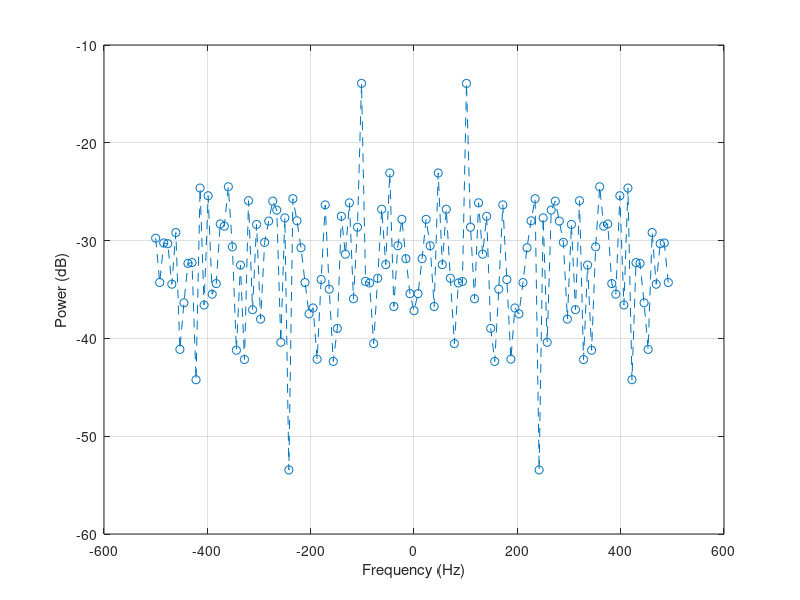
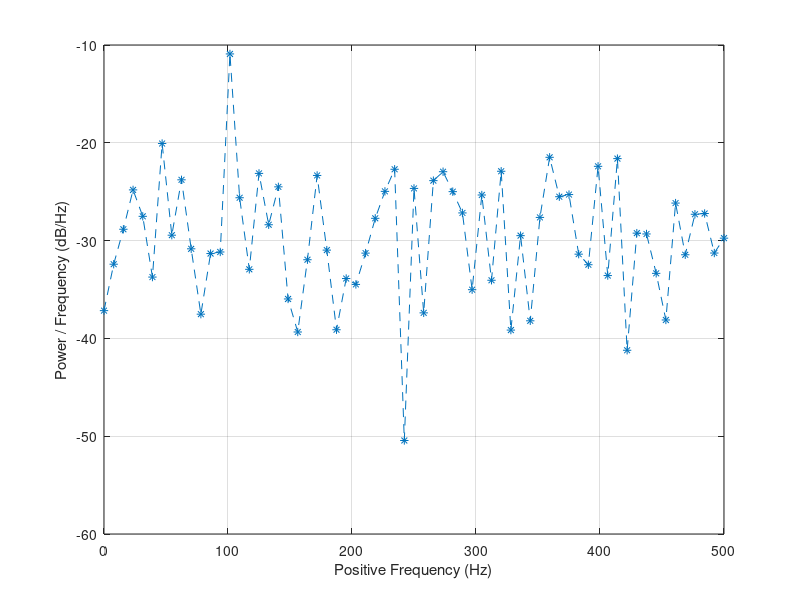

The MATLAB script that drew these images, in order:
%% In this toy example, let us look at a method of estimating PSD
% Power Spectral Density = PSD

clear all; clc;
%% Time-discrete signal
f = 100;
fs = 10*f; % sampling freq.
t = 0:1/fs:1;
x = cos(2*pi*f*t) + randn(size(t));

%% Perform the DFT through the FFT algo.
N = 2^7; % consider N-point DFT
delta = fs/N;
freqs = (-N/2:N/2-1) * delta;
X = fft(x, N); % N-point DFT

%% PSD Estimate with double-sided FFT
X_swapped = fftshift(X);
PSD = (1/(fs*N)) * abs(X_swapped).^2; % we rely on the double-sided FFT

figure()
plot(freqs, 10*log10(PSD), '--o')
xlabel('Frequency (Hz)')
ylabel('Power (dB)')
hold on
grid on 

%% Take the first (N/2 + 1) points (corres. to 0 Hz + positive freqs) 
X_FirstHalf = X(1:N/2+1); % the first (N/2 + 1) points
freqs_positive = (0:N/2) * delta; % 0 Hz + positive frequencies

%% PSD Estimate with one-sided FFT
PSD_FirstHalf = (1/(fs*N)) * abs(X_FirstHalf).^2;
PSD_FirstHalf(2:N/2) = 2 * PSD_FirstHalf(2:N/2); % 2 times of Part A

figure()
plot(freqs_positive, 10*log10(PSD_FirstHalf), '--*')
grid on
xlabel('Positive Frequency (Hz)')
ylabel('Power / Frequency (dB/Hz)')

%% Check the total power
sum(PSD)
sum(PSD_FirstHalf)
sum(PSD)/sum(PSD_FirstHalf)